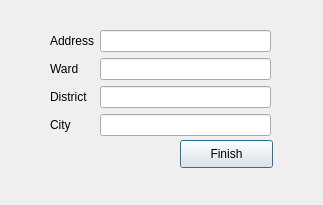
<?xml version="1.0" encoding="UTF-8"?>
<ui version="4.0">
 <class>VacancyLocation</class>
 <widget class="QDialog" name="VacancyLocation">
  <property name="geometry">
   <rect>
    <x>0</x>
    <y>0</y>
    <width>323</width>
    <height>205</height>
   </rect>
  </property>
  <property name="windowTitle">
   <string>Dialog</string>
  </property>
  <widget class="QPushButton" name="pushButton">
   <property name="geometry">
    <rect>
     <x>180</x>
     <y>140</y>
     <width>93</width>
     <height>28</height>
    </rect>
   </property>
   <property name="text">
    <string>Finish</string>
   </property>
  </widget>
  <widget class="QWidget" name="">
   <property name="geometry">
    <rect>
     <x>50</x>
     <y>30</y>
     <width>221</width>
     <height>111</height>
    </rect>
   </property>
   <layout class="QFormLayout" name="formLayout">
    <item row="0" column="0">
     <widget class="QLabel" name="label">
      <property name="text">
       <string>Address</string>
      </property>
     </widget>
    </item>
    <item row="0" column="1">
     <widget class="QLineEdit" name="lineEdit_addr"/>
    </item>
    <item row="1" column="0">
     <widget class="QLabel" name="label_2">
      <property name="text">
       <string>Ward</string>
      </property>
     </widget>
    </item>
    <item row="1" column="1">
     <widget class="QLineEdit" name="lineEdit_ward"/>
    </item>
    <item row="2" column="0">
     <widget class="QLabel" name="label_3">
      <property name="text">
       <string>District</string>
      </property>
     </widget>
    </item>
    <item row="2" column="1">
     <widget class="QLineEdit" name="lineEdit_district"/>
    </item>
    <item row="3" column="0">
     <widget class="QLabel" name="label_4">
      <property name="text">
       <string>City</string>
      </property>
     </widget>
    </item>
    <item row="3" column="1">
     <widget class="QLineEdit" name="lineEdit_city"/>
    </item>
   </layout>
  </widget>
 </widget>
 <resources/>
 <connections/>
</ui>
